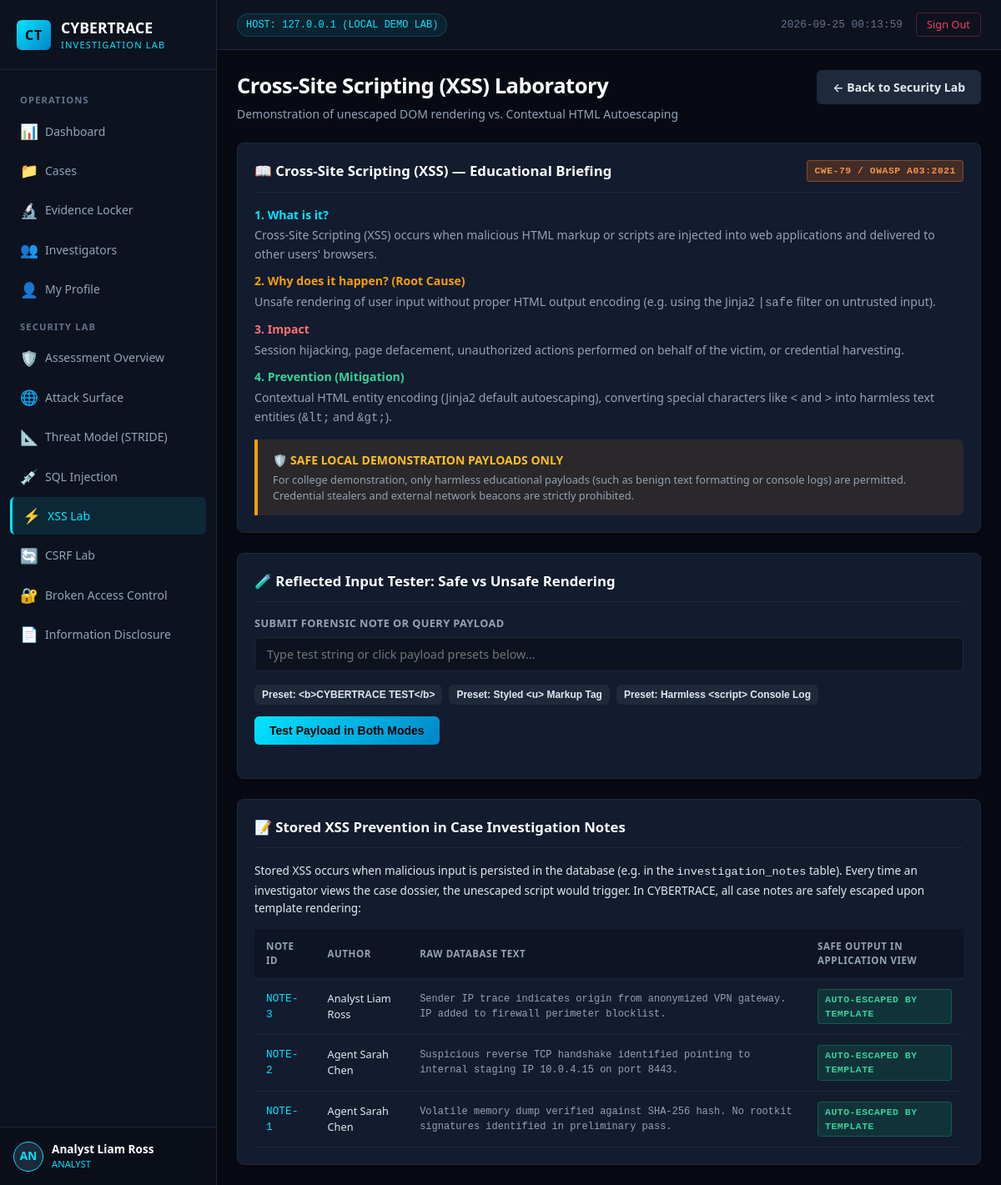
The app's page /security/xss (signed in) with its own data.
### tables this page shows
CREATE TABLE users (
        id INTEGER PRIMARY KEY AUTOINCREMENT,
        username TEXT UNIQUE NOT NULL,
        password_hash TEXT NOT NULL,
        role TEXT NOT NULL CHECK(role IN ('ADMIN', 'INVESTIGATOR', 'ANALYST')),
        full_name TEXT NOT NULL,
        email TEXT NOT NULL,
        department TEXT NOT NULL,
        created_at TEXT NOT NULL
    );

CREATE TABLE investigation_notes (
        id INTEGER PRIMARY KEY AUTOINCREMENT,
        case_id INTEGER NOT NULL,
        user_id INTEGER NOT NULL,
        note TEXT NOT NULL,
        created_at TEXT NOT NULL,
        FOREIGN KEY (case_id) REFERENCES cases (id),
        FOREIGN KEY (user_id) REFERENCES users (id)
    );

### app.py (the view)
@app.route('/security/xss', methods=['GET', 'POST'])
@login_required
def xss_lab():
    reflected_payload = request.form.get('payload', '') if request.method == 'POST' else ''
    mode = request.form.get('mode', 'reflected')
    if request.method == 'POST':
        database.log_audit(session['user_id'], f"SECURITY_TEST: XSS Lab executed ({mode})", request.remote_addr)
    stored_notes = database.query_db("""
        SELECT n.*, u.full_name
        FROM investigation_notes n
        JOIN users u ON n.user_id = u.id
        ORDER BY n.id DESC LIMIT 4
    """)
    return render_template(
        'security/xss.html',
        payload=reflected_payload,
        stored_notes=stored_notes,
        mode=mode
    )

### app.py (called while the page is built)
def generate_csrf_token():
    if 'csrf_token' not in session:
        session['csrf_token'] = secrets.token_hex(16)
    return session['csrf_token']

@app.context_processor
def inject_global_template_data():
    return {
        'csrf_token': generate_csrf_token(),
        'current_user': {
            'id': session.get('user_id'),
            'username': session.get('username'),
            'role': session.get('role'),
            'full_name': session.get('full_name'),
            'department': session.get('department')
        } if 'user_id' in session else None,
        'current_time': datetime.now().strftime("%Y-%m-%d %H:%M:%S")
    }

def login_required(f):
    @wraps(f)
    def decorated_function(*args, **kwargs):
        if 'user_id' not in session:
            flash("Authentication required. Please log in to access this portal.", "warning")
            return redirect(url_for('login', next=request.path))
        return f(*args, **kwargs)
    return decorated_function

### database.py (called while the page is built)
def get_db_connection():
    conn = sqlite3.connect(DB_PATH)
    conn.row_factory = sqlite3.Row
    return conn

def query_db(query, args=(), one=False):
    conn = get_db_connection()
    try:
        cur = conn.cursor()
        cur.execute(query, args)
        rows = cur.fetchall()
        return (rows[0] if rows else None) if one else rows
    finally:
        conn.close()

### templates/security/xss.html (shortened to what this page needs)
{% extends 'base.html' %}
{% block content %}
<div class="page-header">
    <div>
        <h1 class="page-title">Cross-Site Scripting (XSS) Laboratory</h1>
        <p class="page-subtitle">Demonstration of unescaped DOM rendering vs. Contextual HTML Autoescaping</p>
    </div>
    <div>
        <a href="{{ url_for('security_dashboard') }}" class="btn btn-secondary">&larr; Back to Security Lab</a>
    </div>
</div>
<div class="card" style="margin-bottom: 24px;">
    <div class="card-header">
        <span class="card-title">📖 Cross-Site Scripting (XSS) — Educational Briefing</span>
        <span class="badge badge-high">CWE-79 / OWASP A03:2021</span>
    </div>
    <div style="font-size: 0.88rem; line-height: 1.6; color: var(--text-main);">
        <div style="margin-bottom: 10px;">
            <strong style="color: var(--accent-cyan);">1. What is it?</strong>
            <p style="margin-top: 2px; color: var(--text-muted);">
                Cross-Site Scripting (XSS) occurs when malicious HTML markup or scripts are injected into web applications and delivered to other users' browsers.
            </p>
        </div>
        <div style="margin-bottom: 10px;">
            <strong style="color: var(--accent-amber);">2. Why does it happen? (Root Cause)</strong>
            <p style="margin-top: 2px; color: var(--text-muted);">
                Unsafe rendering of user input without proper HTML output encoding (e.g. using the Jinja2 <code>|safe</code> filter on untrusted input).
            </p>
        </div>
        <div style="margin-bottom: 10px;">
            <strong style="color: #f87171;">3. Impact</strong>
            <p style="margin-top: 2px; color: var(--text-muted);">
                Session hijacking, page defacement, unauthorized actions performed on behalf of the victim, or credential harvesting.
            </p>
        </div>
        <div>
            <strong style="color: #34d399;">4. Prevention (Mitigation)</strong>
            <p style="margin-top: 2px; color: var(--text-muted);">
                Contextual HTML entity encoding (Jinja2 default autoescaping), converting special characters like <code>&lt;</code> and <code>&gt;</code> into harmless text entities (<code>&amp;lt;</code> and <code>&amp;gt;</code>).
            </p>
        </div>
    </div>
    <div class="demo-banner" style="margin-top: 14px; margin-bottom: 0;">
        <div class="demo-banner-title">🛡️ SAFE LOCAL DEMONSTRATION PAYLOADS ONLY</div>
        <div class="demo-banner-desc">
            For college demonstration, only harmless educational payloads (such as benign text formatting or console logs) are permitted. Credential stealers and external network beacons are strictly prohibited.
        </div>
    </div>
</div>
<div class="card" style="margin-bottom: 24px;">
    <div class="card-header">
        <span class="card-title">🧪 Reflected Input Tester: Safe vs Unsafe Rendering</span>
    </div>
    <form method="POST" action="{{ url_for('xss_lab') }}" style="margin-bottom: 20px;">
        <div class="form-group">
            <label class="form-label">Submit Forensic Note or Query Payload</label>
            <input type="text" id="xss_input" name="payload" class="form-control" placeholder="Type test string or click payload presets below..." value="{{ payload }}">
        </div>
        <div style="display: flex; gap: 8px; flex-wrap: wrap; margin-bottom: 14px;">
            <button type="button" class="btn btn-secondary" style="font-size: 0.75rem; padding: 4px 8px;" data-target="xss_input" data-payload="<b>CYBERTRACE TEST</b>">
                Preset: &lt;b&gt;CYBERTRACE TEST&lt;/b&gt;
            </button>
            <button type="button" class="btn btn-secondary" style="font-size: 0.75rem; padding: 4px 8px;" data-target="xss_input" data-payload="<u style='color:#00e5ff;'>⚠️ UNESCAPED HTML UNDERLINE</u>">
                Preset: Styled &lt;u&gt; Markup Tag
            </button>
            <button type="button" class="btn btn-secondary" style="font-size: 0.75rem; padding: 4px 8px;" data-target="xss_input" data-payload="<script>console.log('CYBERTRACE Local Lab: Harmless console log payload');</script>Note with script tag">
                Preset: Harmless &lt;script&gt; Console Log
            </button>
        </div>
        <button type="submit" class="btn btn-primary">Test Payload in Both Modes</button>
    </form>
</div>
<div class="card">
    <div class="card-header">
        <span class="card-title">📝 Stored XSS Prevention in Case Investigation Notes</span>
    </div>
    <p style="font-size: 0.85rem; color: var(--text-main); margin-bottom: 14px; line-height: 1.6;">
        Stored XSS occurs when malicious input is persisted in the database (e.g. in the <code>investigation_notes</code> table). Every time an investigator views the case dossier, the unescaped script would trigger. In CYBERTRACE, all case notes are safely escaped upon template rendering:
    </p>
    <div class="table-responsive">
        <table class="data-table" style="font-size: 0.8rem;">
            <thead>
                <tr>
                    <th>Note ID</th>
                    <th>Author</th>
                    <th>Raw Database Text</th>
                    <th>Safe Output in Application View</th>
                </tr>
            </thead>
            <tbody>
                {% for n in stored_notes %}
                <tr>
                    <td style="font-family: var(--font-mono); color: var(--accent-cyan);">NOTE-{{ n.id }}</td>
                    <td>{{ n.full_name }}</td>
                    <td style="font-family: var(--font-mono); font-size: 0.75rem; color: var(--text-muted);">{{ n.note }}</td>
                    <td><span class="badge badge-open">Auto-Escaped by Template</span></td>
                </tr>
                {% endfor %}
            </tbody>
        </table>
    </div>
</div>
{% endblock %}

### templates/base.html (shortened to what this page needs)
<!DOCTYPE html>
<html lang="en">
<head>
    <link rel="stylesheet" href="{{ url_for('static', filename='css/style.css') }}">
</head>
<body>
    <div class="app-container">
        <aside class="sidebar">
            <div class="sidebar-header">
                <span class="logo-badge">CT</span>
                <div>
                    <div class="brand-title">CYBERTRACE</div>
                    <div class="brand-sub">Investigation Lab</div>
                </div>
            </div>
            <nav class="sidebar-nav">
                <div class="nav-section-title">Operations</div>
                <a href="{{ url_for('dashboard') }}" class="nav-link {% if request.path == url_for('dashboard') %}active{% endif %}">
                    <span class="nav-icon">📊</span> Dashboard
                </a>
                <a href="{{ url_for('cases') }}" class="nav-link {% if request.path.startswith('/cases') %}active{% endif %}">
                    <span class="nav-icon">📁</span> Cases
                </a>
                <a href="{{ url_for('evidence') }}" class="nav-link {% if request.path.startswith('/evidence') %}active{% endif %}">
                    <span class="nav-icon">🔬</span> Evidence Locker
                </a>
                <a href="{{ url_for('investigators') }}" class="nav-link {% if request.path == url_for('investigators') %}active{% endif %}">
                    <span class="nav-icon">👥</span> Investigators
                </a>
                <a href="{{ url_for('profile') }}" class="nav-link {% if request.path == url_for('profile') %}active{% endif %}">
                    <span class="nav-icon">👤</span> My Profile
                </a>
                <div class="nav-section-title">Security Lab</div>
                <a href="{{ url_for('security_dashboard') }}" class="nav-link {% if request.path == url_for('security_dashboard') %}active{% endif %}">
                    <span class="nav-icon">🛡️</span> Assessment Overview
                </a>
                <a href="{{ url_for('attack_surface') }}" class="nav-link {% if request.path == url_for('attack_surface') %}active{% endif %}">
                    <span class="nav-icon">🌐</span> Attack Surface
                </a>
                <a href="{{ url_for('threat_model') }}" class="nav-link {% if request.path == url_for('threat_model') %}active{% endif %}">
                    <span class="nav-icon">📐</span> Threat Model (STRIDE)
                </a>
                <a href="{{ url_for('sqli_lab') }}" class="nav-link {% if request.path == url_for('sqli_lab') %}active{% endif %}">
                    <span class="nav-icon">💉</span> SQL Injection
                </a>
                <a href="{{ url_for('xss_lab') }}" class="nav-link {% if request.path == url_for('xss_lab') %}active{% endif %}">
                    <span class="nav-icon">⚡</span> XSS Lab
                </a>
                <a href="{{ url_for('csrf_lab') }}" class="nav-link {% if request.path == url_for('csrf_lab') %}active{% endif %}">
                    <span class="nav-icon">🔄</span> CSRF Lab
                </a>
                <a href="{{ url_for('access_control_lab') }}" class="nav-link {% if request.path == url_for('access_control_lab') %}active{% endif %}">
                    <span class="nav-icon">🔐</span> Broken Access Control
                </a>
                <a href="{{ url_for('information_disclosure_lab') }}" class="nav-link {% if request.path == url_for('information_disclosure_lab') %}active{% endif %}">
                    <span class="nav-icon">📄</span> Information Disclosure
                </a>
            </nav>
            <div class="sidebar-footer">
                {% if current_user %}
                <div class="user-snippet">
                    <div class="user-avatar">{{ current_user.username[:2].upper() }}</div>
                    <div>
                        <div class="user-info-name">{{ current_user.full_name }}</div>
                        <div class="user-info-role">{{ current_user.role }}</div>
                    </div>
                </div>
                {% endif %}
            </div>
        </aside>
        <main class="main-content">
            <header class="topbar">
                <div class="topbar-badge">
                    <span>HOST: 127.0.0.1 (LOCAL DEMO LAB)</span>
                </div>
                <div class="topbar-right">
                    <span style="font-size: 0.8rem; color: var(--text-dim); font-family: var(--font-mono);">
                        {{ current_time }}
                    </span>
                    <a href="{{ url_for('logout') }}" class="btn-signout">Sign Out</a>
                </div>
            </header>
            <div class="page-body">
                {% block content %}{% endblock %}
            </div>
        </main>
    </div>
</body>
</html>

### records on screen
users: full_name "Analyst Liam Ross"
investigation_notes: id "3", full_name "Analyst Liam Ross", note "Sender IP trace indicates origin from anonymized VPN gateway. IP added to firewall perimeter blocklist."
investigation_notes: id "2", full_name "Agent Sarah Chen", note "Suspicious reverse TCP handshake identified pointing to internal staging IP 10.0.4.15 on port 8443."
investigation_notes: id "1", full_name "Agent Sarah Chen", note "Volatile memory dump verified against SHA-256 hash. No rootkit signatures identified in preliminary pass."

### other values on screen
{{ current_user.username[:2].upper() }} "AN"
{{ current_user.role }} "ANALYST"
